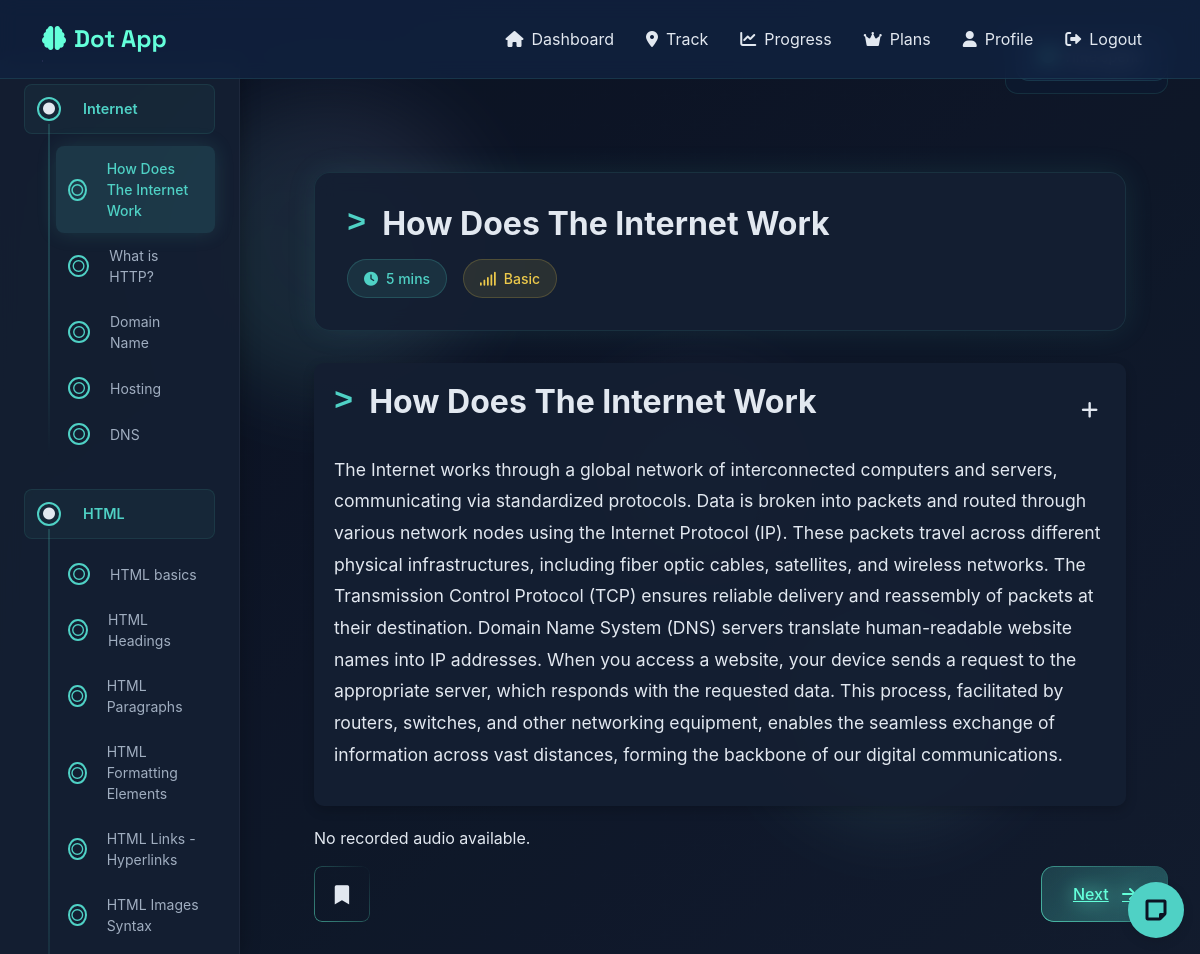
/learning/subdot/1/ (signed in), run on the app's committed database.
### editor/models.py (models this page shows, shortened)
class Dot(models.Model):
    track = models.ForeignKey(Track, on_delete=models.CASCADE, related_name="dots")
    description = models.TextField(null=True, blank=True)
    title = models.CharField(max_length=200)
    order = models.IntegerField(default=1)
    created_by = models.ForeignKey(Editor, on_delete=models.CASCADE, null=True, blank=True, related_name='created_dots')

class SubDot(models.Model):
    dot = models.ForeignKey(Dot, on_delete=models.CASCADE, related_name="subdots")
    title = models.CharField(max_length=200)
    content = models.TextField()
    code_snippet = models.TextField(blank=True)
    image_url = models.URLField(blank=True)
    order = models.IntegerField(default=1)
    created_by = models.ForeignKey(Editor, on_delete=models.CASCADE, null=True, blank=True, related_name='created_subdots')

class Topic(models.Model):
    subdot = models.ForeignKey(SubDot, related_name='topics', on_delete=models.CASCADE)
    title = models.CharField(max_length=255)
    content = models.TextField()
    code = models.TextField(blank=True, null=True)
    image = models.ImageField(upload_to='images/', blank=True, null=True)
    audio = models.FileField(upload_to='audio/', blank=True, null=True)
    timestamps = models.JSONField(blank=True, null=True)
    created_by = models.ForeignKey(Editor, on_delete=models.CASCADE, null=True, blank=True, related_name='created_topics')
    order = models.IntegerField(default=1)

### learning/views/subdot_views.py (the view)
# urls.py: path('subdot/<int:subdot_id>/', subdot_detail, name='subdot_detail'),
@login_required
def subdot_detail(request, subdot_id):
    subdot = get_object_or_404(SubDot, id=subdot_id)
    dot = subdot.dot
    track = dot.track
    learner = request.user.learnerprofile
    frontend_track = Track.objects.filter(title__icontains='Frontend Developer').first()
    ai_track = Track.objects.filter(title__icontains='AI Engineer').first()
    ai_intro_dot = ai_track.dots.filter(title__icontains='Introduction').first() if ai_track else None
    print(f"Current track: {track.title}, Current dot: {dot.title}")
    print(f"Frontend track found: {frontend_track.title if frontend_track else None}")
    print(f"AI track found: {ai_track.title if ai_track else None}")
    print(f"AI intro dot found: {ai_intro_dot.title if ai_intro_dot else None}")
    has_access = False
    if hasattr(request.user, 'subscription'):
        has_access = True
    elif frontend_track and track.id == frontend_track.id and dot.title.lower() == 'internet':
        has_access = True
    elif ai_track and track.id == ai_track.id and dot.id == ai_intro_dot.id:
        has_access = True
    print(f"Has access: {has_access}")
    progress, created = Progress.objects.get_or_create(learner=learner, subdot=subdot)
    next_subdot = SubDot.objects.filter(dot=subdot.dot, id__gt=subdot.id).order_by('id').first()
    prev_subdot = SubDot.objects.filter(dot=subdot.dot, id__lt=subdot.id).order_by('-id').first()
    is_last_subdot = not next_subdot
    all_completed = all(
    Progress.objects.filter(learner=learner, subdot=s, completed=True).exists()
    for s in dot.subdots.all()
    )
    dot_progress = calculate_dot_progress(learner, subdot.dot)
    if dot_progress == 100:
        dp, _ = DotProgress.objects.get_or_create(learner=learner, dot=subdot.dot)
        dp.completed = True
        dp.save()
    notes = subdot.note_set.filter(learner=learner).order_by('-updated_at')
    is_bookmarked = Bookmark.objects.filter(learner=learner, subdot=subdot).exists()
    topics = subdot.topics.all()  # Removed order_by('order') since there's no order field
    topic_audio = None
    topic_timestamps = None
    for topic in topics:
        if topic.audio:
            topic_audio = topic.audio.url
            topic_timestamps = topic.timestamps
            break
    context = {
        'subdot': subdot,
        'track': track,
        'dot': dot,
        'next_subdot': next_subdot,
        'prev_subdot': prev_subdot,
        'progress': progress,
        'dot_progress': dot_progress,
        'notes': notes,
        'is_bookmarked': is_bookmarked,
        'topics': topics,
        'topic_audio': topic_audio,
        'topic_timestamps': topic_timestamps,
        'has_access': has_access,
        'is_last_subdot': is_last_subdot,
        'all_completed': all_completed,
    }
    return render(request, 'learning/subdot_detail.html', context)

### learning/models.py (called while the page is built)
    def is_valid(self):
        return self.is_active and self.end_date > timezone.now() and self.payment_status == 'completed'

    def has_access(self):
        return self.is_valid()

### learning/views/utils.py (called while the page is built)
def calculate_dot_progress(learner, dot):
    total_subdots = dot.subdots.count()
    if total_subdots == 0:
        return 0
    completed_subdots = Progress.objects.filter(
        learner=learner,
        subdot__dot=dot,
        completed=True
    ).count()
    return int((completed_subdots / total_subdots) * 100)

### learning/templates/learning/subdot_detail.html (shortened to what this page needs)
{% extends 'learning/base.html' %}
{% block content %}
{% if request.user.usersubscription.has_access %}
<div class="circuit-lines">
</div>
<div class="progress-tracker-wrapper">
    <div class="progress-tracker">
        {% for dot in track.dots.all %}
        <div class="module">
            <div class="module-header">
                <div class="dot-circle {% if dot.completed %}completed{% endif %}">
                    <i class="fas fa-circle"></i>
                </div>
                {{ dot.title }}
            </div>
            <div class="module-content">
                {% for sub in dot.subdots.all %}
                <a href="{% url 'subdot_detail' subdot.id %}" class="submodule {% if sub.id == subdot.id %}active{% endif %}">
                    <span class="status-indicator {% if sub.completed %}status-complete{% elif sub.in_progress %}status-in-progress{% endif %}">
                        {% if sub.completed %}●{% elif sub.in_progress %}○{% else %}○{% endif %}
                    </span>
                    {{ sub.title }}
                </a>
                {% endfor %}
            </div>
        </div>
        {% endfor %}
    </div>
</div>
<div class="main-content">
    <div class="content-header">
        <h1 class="content-title">{{ subdot.title }}</h1>
        <div class="content-meta">
            <span class="meta-tag tag-time">
                <i class="fas fa-clock"></i>
                5 mins
            </span>
            <span class="meta-tag tag-difficulty">
                <i class="fas fa-signal"></i>
                Basic
            </span>
        </div>
    </div>
    <div class="tab-pane fade show active" id="content">
        <div class="content-section">
            {% if topics %}
                {% for topic in topics %}
                <div class="container-box">
                    <div class="container-header">
                        <h3 class="content-title">{{ topic.title }}</h3>
                        <div class="action-controls">
                            <button class="plus-button" onclick="toggleActionButtons(this)">
                                <i class="fas fa-plus"></i>
                            </button>
                        </div>
                    </div>
                    <p class="content-description">{{ topic.content|safe }}</p>
                </div>
                {% endfor %}
                {% if is_last_subdot and all_completed %}
                <a href="{% url 'start_assessment' dot.id %}" class="assessment-button" id="assessmentButton" data-dot-id="{{ dot.id }}">
                    <i class="fas fa-file-alt"></i> Start Assessment
                </a>
                {% elif next_subdot %}
                    <a href="{% url 'subdot_detail' next_subdot.id %}" class="next-button" id="nextButton">
                        Next <i class="fas fa-arrow-right"></i>
                    </a>
                {% endif %}
            {% else %}
                <p>No content available.</p>
            {% endif %}
        </div>
    </div>
    {% if topic_audio %}
    <div class="audio-player-container">
        <audio id="audioPlayer" controls>
            <source src="{{ topic_audio }}" type="audio/mp3">
            Your browser does not support the audio element.
        </audio>
        <div class="audio-controls">
            <button onclick="changePlaybackSpeed(0.75)">0.75x</button>
            <button onclick="changePlaybackSpeed(1)" class="active">1x</button>
            <button onclick="changePlaybackSpeed(1.5)">1.5x</button>
            <button onclick="changePlaybackSpeed(2)">2x</button>
        </div>
    </div>
    {% else %}
    <p>No recorded audio available.</p>
    {% endif %}
    <div class="progress-indicator">
        <i class="fas fa-tasks"></i>
        <div>
            <div class="progress-bar">
            </div>
            <small>{{ dot_progress|floatformat:0 }}% Complete</small>
        </div>
    </div>
    {% if progress.time_spent %}
    <div class="time-spent">
        <i class="fas fa-clock"></i>
        Time spent: {{ progress.time_spent|time:"H:i:s" }}
    </div>
    {% endif %}
            <form action="{% url 'toggle_bookmark' subdot.id %}" method="post">
                <button type="submit" class="action-button {% if is_bookmarked %}active{% endif %}"
                        title="{% if is_bookmarked %}Remove Bookmark{% else %}Add Bookmark{% endif %}">
                    <i class="fas {% if is_bookmarked %}fa-bookmark{% else %}fa-bookmark{% endif %}"></i>
                </button>
            </form>
        </div>
    {% if next_subdot %}
    <a href="{% url 'subdot_detail' next_subdot.id %}" class="next-button" id="nextButton">
        Next <i class="fas fa-arrow-right"></i>
        </a>
    {% endif %}
<button class="notes-toggle" id="notesToggle">
    <i class="fas fa-sticky-note"></i>
</button>
{% endif %}
{% endblock %}

### learning/templates/learning/base.html (style rules this page uses)
:root { --primary-dark: #0a192f; --secondary-dark: #112240; --accent-blue: #64ffda; --accent-purple: #bd93f9; --text-primary: #ccd6f6; --text-secondary: #8892b0; }
body { font-family: 'Space Grotesk', sans-serif; background-color: var(--primary-dark); color: var(--text-primary); min-height: 100vh; position: relative; background-image: radial-gradient(circle at 10% 20%, rgba(100, 255, 218, 0.1) 0%, transparent 20%), radial-gradient(circle at 90% 80%, rgba(189, 147, 249, 0.1) 0%, transparent 20%), radial-gradient(circle at 50% 50%, rgba(100, 255, 218, 0.05) 0%, transparent 50%), url('https://images.unsplash.com/photo-1639322537504-6427a16b0a28?auto=format&fit=crop&w=1920&q=80'); background-size: cover; background-position: center; background-attachment: fixed; }
body::before { content: ''; position: fixed; top: 0; left: 0; width: 100%; height: 100%; background: linear-gradient( 135deg, rgba(10, 25, 47, 0.97) 0%, rgba(17, 34, 64, 0.97) 100% ); z-index: -1; }
.progress-bar { background: linear-gradient(45deg, var(--accent-blue), var(--accent-purple)); transition: width 1s ease; }

### data on the page
Dot: title "Internet"
SubDot: title "How Does The Internet Work"
SubDot: title "What is HTTP?"
SubDot: title "Domain Name"
SubDot: title "Hosting"
SubDot: title "DNS"
Dot: title "HTML"
SubDot: title "HTML basics"
SubDot: title "HTML Headings"
SubDot: title "HTML Paragraphs"
SubDot: title "HTML Formatting Elements"
SubDot: title "HTML Links - Hyperlinks"
SubDot: title "HTML Images Syntax"
Topic: title "How Does The Internet Work", content "The Internet works through a global network of interconnected computers and servers, communicating via standardized protocols. Data is broken into packets and routed through various network nodes using the Internet Protocol (IP). These packets travel across different physical infrastructures, including fiber optic cables, satellites, and wireless networks. The Transmission Control Protocol (TCP) ensures reliable delivery and reassembly of packets at their destination. Domain Name System (DNS) servers translate human-readable website names into IP addresses. When you access a website, your device sends a request to the appropriate server, which responds with the requested data. This process,…"
